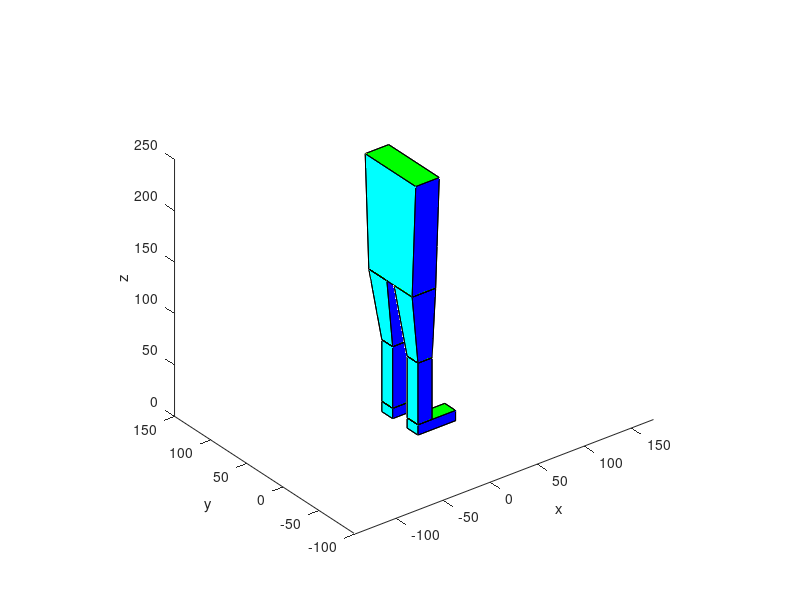

Reproduce this figure in MATLAB.

%V1=[0,0,0];
%V2=[10,0,0];
%V3=[10,10,0];
%V4=[0,10,0];
%V5=[0,0,10];
%V6=[10,0,10];
%V7=[10,10,10];
%V8=[0,10,10];

%V=[V1;V2;V3;V4;V5;V6;V7;V8];
F=[1,2,3,4;5,6,7,8;5,6,2,1;8,7,3,4;6,7,3,2;5,8,4,1];
C=[1,0,0;0,1,0;0,0,1;1,1,0;1,0,1;0,1,1];
%patch('Faces',F,'Vertices',V,'FaceVertexCData',C,'FaceColor','flat');

pieD = [0,0,0;40,0,0;40,15,0;0,15,0;0,0,10;40,0,10;40,15,10;0,15,10];
patch('Faces',F,'Vertices',pieD,'FaceVertexCData',C,'FaceColor','flat');
axis equal

% pieDPunta=[0,0,0;35,0,0;40,15,0;0,15,0;0,0,10;35,0,5;40,15,5;0,15,10];
% patch('Faces',F,'Vertices',pieDPunta,'FaceVertexCData',C,'FaceColor','flat');
% axis equal

% DeoGordo=[35,10,0;45,10,0;45,15,0;40,15,0;35,10,5;45,10,5;45,15,5;40,15,5];
% patch('Faces',F,'Vertices',DeoGordo,'FaceVertexCData',C,'FaceColor','flat');
% axis equal
% 
% DeoIndice=[35,7,0;43,7,0;43,10,0;35,10,0;35,7,5;43,7,5;43,10,5;35,10,5];
% patch('Faces',F,'Vertices',DeoIndice,'FaceVertexCData',C,'FaceColor','flat');
% axis equal
% 
% DeoCorazon=[35,4,0;42,4,0;42,7,0;35,7,0;35,4,5;42,4,5;42,7,5;35,7,5];
% patch('Faces',F,'Vertices',DeoCorazon,'FaceVertexCData',C,'FaceColor','flat');
% axis equal
% 
% DeoAnular=[35,2,0;41,2,0;41,4,0;35,4,0;35,2,5;41,2,5;41,4,5;35,4,5];
% patch('Faces',F,'Vertices',DeoAnular,'FaceVertexCData',C,'FaceColor','flat');
% axis equal
% 
% DeoMenique=[35,0,0;38,0,0;38,2,0;35,2,0;35,0,5;38,0,5;38,2,5;35,2,5];
% patch('Faces',F,'Vertices',DeoMenique,'FaceVertexCData',C,'FaceColor','flat');
% axis equal

piernaInferiorD=[0,0,10;15,0,10;15,15,10;0,15,10;0,0,70;15,0,70;15,15,70;0,15,70];
patch('Faces',F,'Vertices',piernaInferiorD,'FaceVertexCData',C,'FaceColor','flat');
axis equal


% Pierna2=[0,0,10;5,0,10;5,15,10;0,15,10;-5,0,45;5,0,45;5,15,45;-5,15,45];
% patch('Faces',F,'Vertices',Pierna2,'FaceVertexCData',C,'FaceColor','flat');
% axis equal
% 
% Pierna3=[-5,0,45;5,0,45;5,15,45;-5,15,45;0,0,70;5,0,70;5,15,70;0,15,70];
% patch('Faces',F,'Vertices',Pierna3,'FaceVertexCData',C,'FaceColor','flat');
% axis equal

piernaSuperiorD = [0,0,70;15,0,70;15,15,70;0,15,70;-10,-5,140;15,-5,140;15,20,140;-10,20,140];
patch('Faces',F,'Vertices',piernaSuperiorD,'FaceVertexCData',C,'FaceColor','flat');
axis equal


%Pierna izquierda
% pieDTalon2=[0,35,0;20,35,0;20,50,0;0,50,0;0,35,10;20,35,10;20,50,10;0,50,10];
% patch('Faces',F,'Vertices',pieDTalon2,'FaceVertexCData',C,'FaceColor','flat');
% axis equal

pieI = [0,35,0;40,35,0;40,50,0;0,50,0;0,35,10;40,35,10;40,50,10;0,50,10];
patch('Faces',F,'Vertices',pieI,'FaceVertexCData',C,'FaceColor','flat');
axis equal
% 
% DeoGordo2=[35,40,0;45,40,0;45,35,0;40,35,0;35,40,5;45,40,5;45,35,5;40,35,5];
% patch('Faces',F,'Vertices',DeoGordo2,'FaceVertexCData',C,'FaceColor','flat');
% axis equal
% 
% DeoIndice2=[35,43,0;43,43,0;43,40,0;35,40,0;35,43,5;43,43,5;43,40,5;35,40,5];
% patch('Faces',F,'Vertices',DeoIndice2,'FaceVertexCData',C,'FaceColor','flat');
% axis equal
% 
% DeoCorazon2=[35,46,0;42,46,0;42,43,0;35,43,0;35,46,5;42,46,5;42,43,5;35,43,5];
% patch('Faces',F,'Vertices',DeoCorazon2,'FaceVertexCData',C,'FaceColor','flat');
% axis equal
% 
% DeoAnular2=[35,48,0;41,48,0;41,46,0;35,46,0;35,48,5;41,48,5;41,46,5;35,46,5];
% patch('Faces',F,'Vertices',DeoAnular2,'FaceVertexCData',C,'FaceColor','flat');
% axis equal
% 
% DeoMenique2=[35,50,0;38,50,0;38,48,0;35,48,0;35,50,5;38,50,5;38,48,5;35,48,5];
% patch('Faces',F,'Vertices',DeoMenique2,'FaceVertexCData',C,'FaceColor','flat');
% axis equal

piernaInferiorI = [0,35,10;15,35,10;15,50,10;0,50,10;0,35,70;15,35,70;15,50,70;0,50,70];
patch('Faces',F,'Vertices',piernaInferiorI,'FaceVertexCData',C,'FaceColor','flat');
axis equal

% Pierna5=[0,35,10;5,35,10;5,50,10;0,50,10;-5,35,45;5,35,45;5,50,45;-5,50,45];
% patch('Faces',F,'Vertices',Pierna5,'FaceVertexCData',C,'FaceColor','flat');
% axis equal

% Pierna6=[-5,35,45;5,35,45;5,50,45;-5,50,45;0,35,70;5,35,70;5,50,70;0,50,70];
% patch('Faces',F,'Vertices',Pierna6,'FaceVertexCData',C,'FaceColor','flat');
% axis equal

piernaSuperiorI = [0,35,70;15,35,70;15,50,70;0,50,70;-10,30,140;15,30,140;15,55,140;-10,55,140];
patch('Faces',F,'Vertices',piernaSuperiorI,'FaceVertexCData',C,'FaceColor','flat');
axis equal

torso = [-10,-5,140;15,-5,140;15,55,140;-10,55,140;-10,-10,250;15,-10,250;15,60,250;-10,60,250];
patch('Faces', F, 'Vertices',torso,'FaceVertexCData', C, 'FaceColor','flat');
axis equal

xlabel('x');
ylabel('y');
zlabel('z');
view(3);
